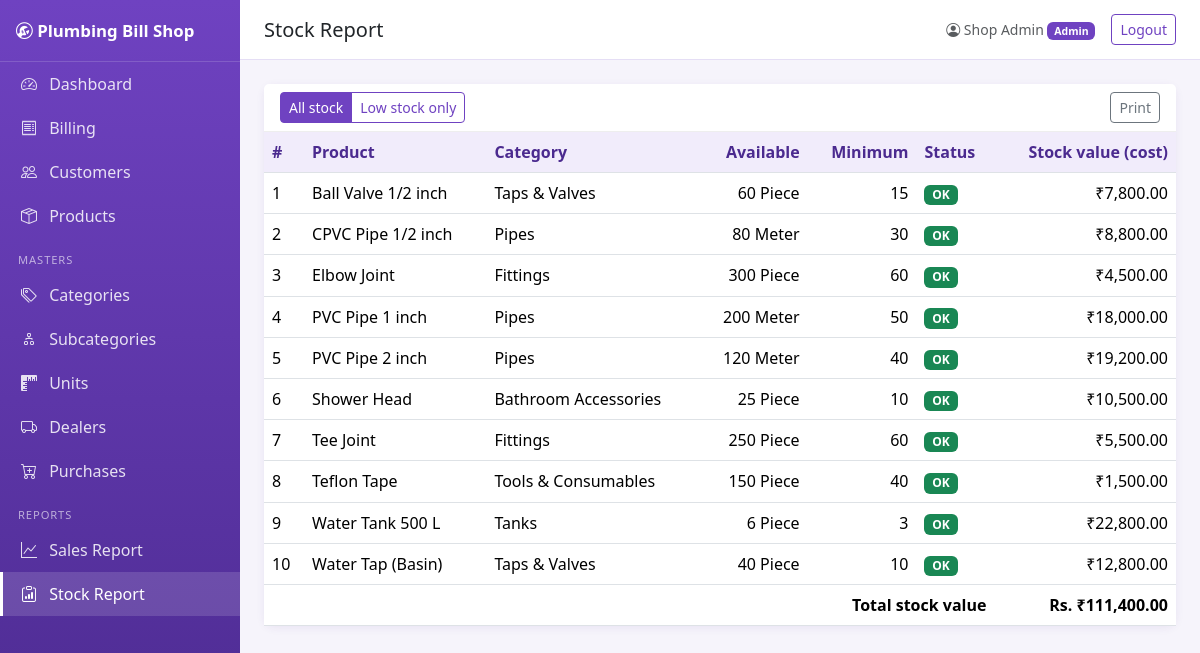
The page /reports/stock.php (signed in) on the database its author committed.
### tables this page shows
CREATE TABLE products (
  id INT AUTO_INCREMENT PRIMARY KEY,
  name VARCHAR(150) NOT NULL,
  category_id INT NOT NULL,
  subcategory_id INT NULL,
  unit_id INT NOT NULL,
  purchase_price DECIMAL(10,2) NOT NULL DEFAULT 0.00,
  selling_price DECIMAL(10,2) NOT NULL DEFAULT 0.00,
  quantity DECIMAL(10,2) NOT NULL DEFAULT 0.00,
  min_stock DECIMAL(10,2) NOT NULL DEFAULT 0.00,
  is_deleted TINYINT(1) NOT NULL DEFAULT 0,
  created_at TIMESTAMP NOT NULL DEFAULT CURRENT_TIMESTAMP,
  updated_at TIMESTAMP NOT NULL DEFAULT CURRENT_TIMESTAMP ON UPDATE CURRENT_TIMESTAMP,
  CONSTRAINT fk_prod_category FOREIGN KEY (category_id) REFERENCES categories(id),
  CONSTRAINT fk_prod_sub FOREIGN KEY (subcategory_id) REFERENCES subcategories(id),
  CONSTRAINT fk_prod_unit FOREIGN KEY (unit_id) REFERENCES units(id)
);

CREATE TABLE categories (
  id INT AUTO_INCREMENT PRIMARY KEY,
  name VARCHAR(100) NOT NULL,
  is_deleted TINYINT(1) NOT NULL DEFAULT 0,
  created_at TIMESTAMP NOT NULL DEFAULT CURRENT_TIMESTAMP,
  updated_at TIMESTAMP NOT NULL DEFAULT CURRENT_TIMESTAMP ON UPDATE CURRENT_TIMESTAMP
);

CREATE TABLE units (
  id INT AUTO_INCREMENT PRIMARY KEY,
  name VARCHAR(50) NOT NULL,
  is_deleted TINYINT(1) NOT NULL DEFAULT 0,
  created_at TIMESTAMP NOT NULL DEFAULT CURRENT_TIMESTAMP,
  updated_at TIMESTAMP NOT NULL DEFAULT CURRENT_TIMESTAMP ON UPDATE CURRENT_TIMESTAMP
);

### includes/init.php (called while the page is built, shortened)
<?php
function is_admin()
{
    return isset($_SESSION['user']['role'])
        && strtolower($_SESSION['user']['role']) === 'admin';
}
function money($amount)
{
    return '₹' . number_format((float)$amount, 2);
}
function e($value)
{
    return htmlspecialchars((string)$value, ENT_QUOTES, 'UTF-8');
}

### reports/stock.php (the view, shortened to what this page needs)
<?php
require_once __DIR__ . '/../includes/init.php';
$onlyLow = ($_GET['view'] ?? 'all') === 'low';
$sql = 'SELECT p.name, p.quantity, p.min_stock, p.purchase_price, c.name AS category, u.name AS unit
        FROM products p JOIN categories c ON c.id = p.category_id JOIN units u ON u.id = p.unit_id
        WHERE p.is_deleted = 0' . ($onlyLow ? ' AND p.quantity <= p.min_stock' : '') . ' ORDER BY p.name';
$rows = $pdo->query($sql)->fetchAll();
$qty = fn($n) => rtrim(rtrim(number_format((float)$n, 2, '.', ''), '0'), '.');
$value = 0;
foreach ($rows as $r) $value += $r['quantity'] * $r['purchase_price'];
include __DIR__ . '/../includes/header.php';
?>
<div class="card">
  <div class="card-header d-flex justify-content-between align-items-center flex-wrap gap-2 no-print">
    <div class="btn-group btn-group-sm">
      <a href="?view=all" class="btn <?= $onlyLow ? 'btn-outline-purple' : 'btn-purple' ?>">All stock</a>
      <a href="?view=low" class="btn <?= $onlyLow ? 'btn-purple' : 'btn-outline-purple' ?>">Low stock only</a>
    </div>
    <button class="btn btn-sm btn-outline-secondary" onclick="window.print()">Print</button>
  </div>
  <div class="table-responsive"><table class="table table-hover align-middle mb-0">
    <thead><tr><th>#</th><th>Product</th><th>Category</th><th class="text-end">Available</th><th class="text-end">Minimum</th><th>Status</th>
      <?php if (is_admin()): ?><th class="text-end">Stock value (cost)</th><?php endif; ?></tr></thead>
    <tbody>
    <?php foreach ($rows as $i => $r): $low = (float)$r['quantity'] <= (float)$r['min_stock']; ?>
      <tr class="<?= $low ? 'table-danger' : '' ?>"><td><?= $i + 1 ?></td><td><?= e($r['name']) ?></td><td><?= e($r['category']) ?></td>
        <td class="text-end"><?= e($qty($r['quantity'])) ?> <?= e($r['unit']) ?></td><td class="text-end"><?= e($qty($r['min_stock'])) ?></td>
        <td><?= $low ? '<span class="badge bg-danger">Low stock</span>' : '<span class="badge bg-success">OK</span>' ?></td>
        <?php if (is_admin()): ?><td class="text-end"><?= money($r['quantity'] * $r['purchase_price']) ?></td><?php endif; ?></tr>
    <?php endforeach; if (!$rows): ?><tr><td colspan="7" class="text-center text-muted py-4">Nothing to show.</td></tr><?php endif; ?>
    </tbody>
    <?php if (is_admin() && $rows): ?><tfoot><tr><th colspan="6" class="text-end">Total stock value</th><th class="text-end">Rs. <?= money($value) ?></th></tr></tfoot><?php endif; ?>
  </table></div>
</div>
<?php include __DIR__ . '/../includes/footer.php'; ?>

### assets/css/style.css (style rules this page uses)
:root { --purple:#6f42c1;--purple-dark:#4b2a8f;--purple-soft:#f1ecfb }
body { background:#f6f4fb;font-family:"Segoe UI",system-ui,sans-serif }
.card { border:0;box-shadow:0 2px 8px rgba(75,42,143,.08);border-radius:10px }
.card-header { background:#fff;border-bottom:1px solid #eee;font-weight:600;color:var(--purple-dark) }
.btn-purple { background:var(--purple);color:#fff;border-color:var(--purple) }
.btn-outline-purple { color:var(--purple);border-color:var(--purple) }
.table thead th { background:var(--purple-soft);color:var(--purple-dark);white-space:nowrap }

### rows shown on the page
products: name "Ball Valve 1/2 inch", category.name "Taps & Valves", quantity "60", unit.name "Piece", min_stock "15", shows "OK", money($r['quantity'] * $r['purchase_price']) "₹7,800.00"
products: name "CPVC Pipe 1/2 inch", category.name "Pipes", quantity "80", unit.name "Meter", min_stock "30", shows "OK", money($r['quantity'] * $r['purchase_price']) "₹8,800.00"
products: name "Elbow Joint", category.name "Fittings", quantity "300", unit.name "Piece", min_stock "60", shows "OK", money($r['quantity'] * $r['purchase_price']) "₹4,500.00"
products: name "PVC Pipe 1 inch", category.name "Pipes", quantity "200", unit.name "Meter", min_stock "50", shows "OK", money($r['quantity'] * $r['purchase_price']) "₹18,000.00"
products: name "PVC Pipe 2 inch", category.name "Pipes", quantity "120", unit.name "Meter", min_stock "40", shows "OK", money($r['quantity'] * $r['purchase_price']) "₹19,200.00"
products: name "Shower Head", category.name "Bathroom Accessories", quantity "25", unit.name "Piece", min_stock "10", shows "OK", money($r['quantity'] * $r['purchase_price']) "₹10,500.00"
products: name "Tee Joint", category.name "Fittings", quantity "250", unit.name "Piece", min_stock "60", shows "OK", money($r['quantity'] * $r['purchase_price']) "₹5,500.00"
products: name "Teflon Tape", category.name "Tools & Consumables", quantity "150", unit.name "Piece", min_stock "40", shows "OK", money($r['quantity'] * $r['purchase_price']) "₹1,500.00"
products: name "Water Tank 500 L", category.name "Tanks", quantity "6", unit.name "Piece", min_stock "3", shows "OK", money($r['quantity'] * $r['purchase_price']) "₹22,800.00"
products: name "Water Tap (Basin)", category.name "Taps & Valves", quantity "40", unit.name "Piece", min_stock "10", shows "OK", money($r['quantity'] * $r['purchase_price']) "₹12,800.00"

### other values the page prints
SHOP_NAME "Plumbing Bill Shop"
$pageTitle "Stock Report"
$_SESSION['user']['name'] "Shop Admin"
$_SESSION['user']['role'] "Admin"
money($value) "₹111,400.00"
